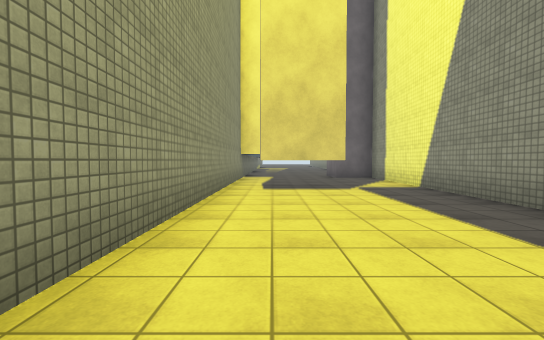
view 1 (above)

14 first-person views from a walk through a scene from a Unity 3-D project. The camera is 1.3 m above the floor, tilts 2° down and sees 90° across. The floor is counted in squares, 2 m on a side. Each view is taken from the middle of a square. On the plan, view 1 faces up. The plan holds only what a view shows up to about 9 squares ahead; the rest is blank. The place goes on beyond the plan. Some animated figures are left out. Some surface patterns are stand-ins.

view 2
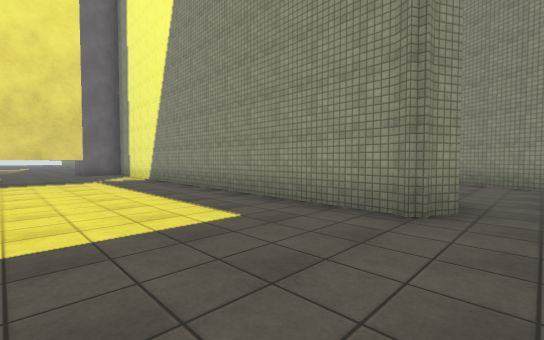

view 3
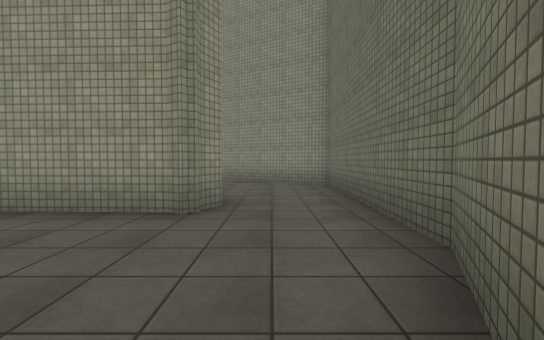

view 4
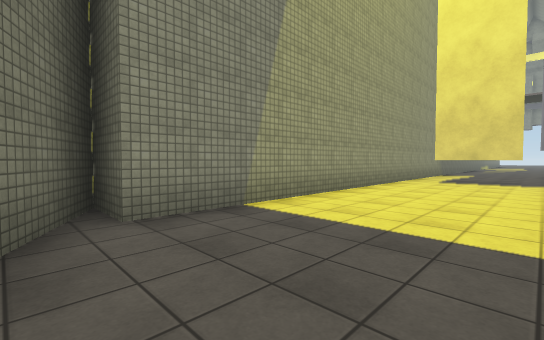

view 5
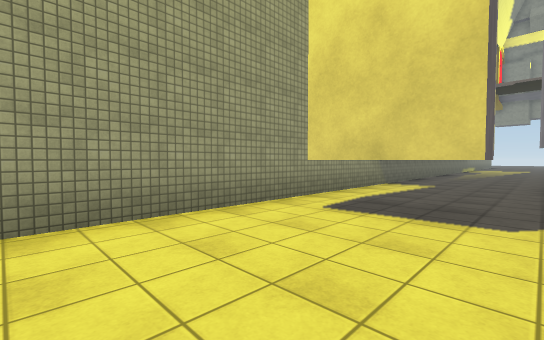

view 6
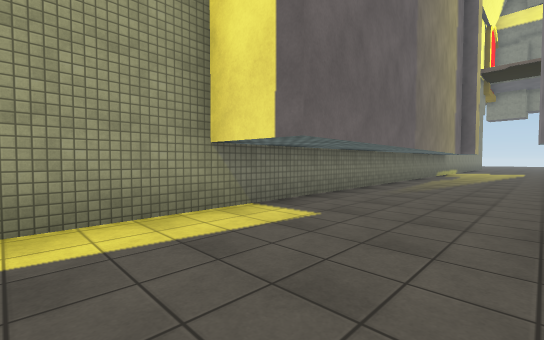

view 7
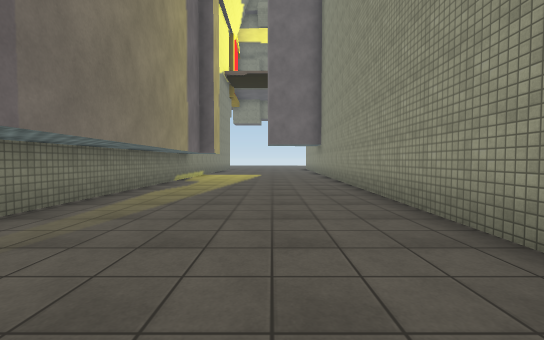

view 8
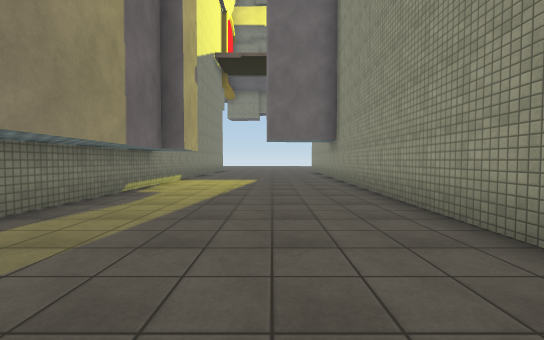

view 9
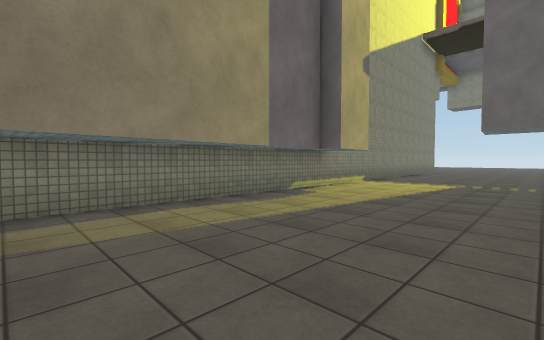

view 10
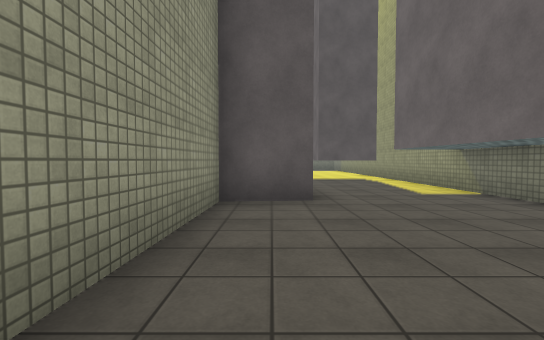

view 11
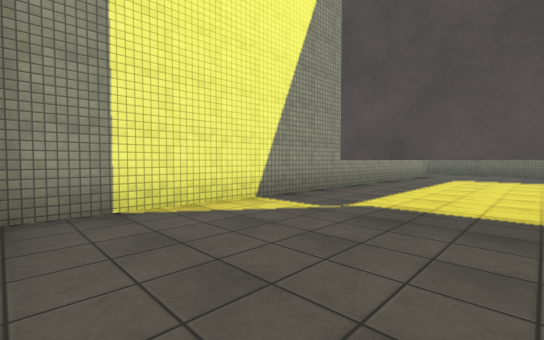

view 12
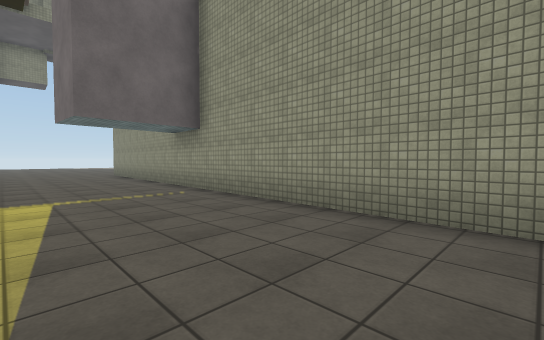

view 13
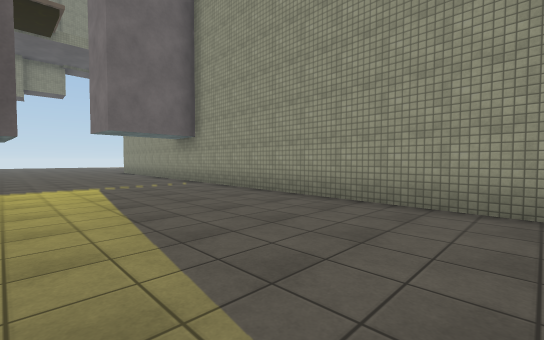

view 14
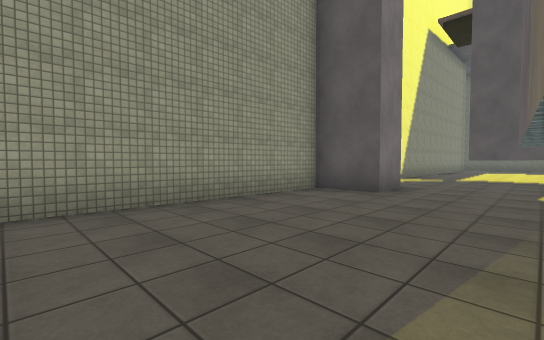

### Floor plan
Key: @ floor where view 1 was taken; # wall or solid block; . floor; T thing the floor can be seen under or through.
Columns run from 2 left of view 1 to 9 right of it. Each row starts with its distance up from view 1.
 24  #.....#
 23  #.....#
 22  #....##
 21  #....#
 20  #....#
 19  #....#
 18  #....#
 17  #....#
 16  #....#
 15  #....#
 14  #....#
 13  #....#
 12  #....#
 11  #...##
 10  #....#
  9  #....#
  8  #....#
  7  #TT..#
  6  #TT..#
  5  #....#
  4  #....#
  3  #....#
  2  #....#
  1  #....#
  0  #@...#
 -1  #....#    #
 -2 ##....#....#
 -3 ##........##
 -4    #......#
 -5    ########

Where each view was taken, in squares from view 1:
view 1: 0 up, 0 right, facing up
view 2: 3 down, 0 right, facing up-right
view 3: 3 down, 0 right, facing right
view 4: 3 down, 2 right, facing up-left
view 5: 3 up, 2 right, facing up-left
view 6: 8 up, 2 right, facing up-left
view 7: 12 up, 2 right, facing up
view 8: 15 up, 2 right, facing up
view 9: 16 up, 3 right, facing up-left
view 10: 16 up, 3 right, facing down
view 11: 10 up, 0 right, facing down-right
view 12: 19 up, 1 right, facing up-right
view 13: 17 up, 0 right, facing up-right
view 14: 17 up, 0 right, facing down-right
